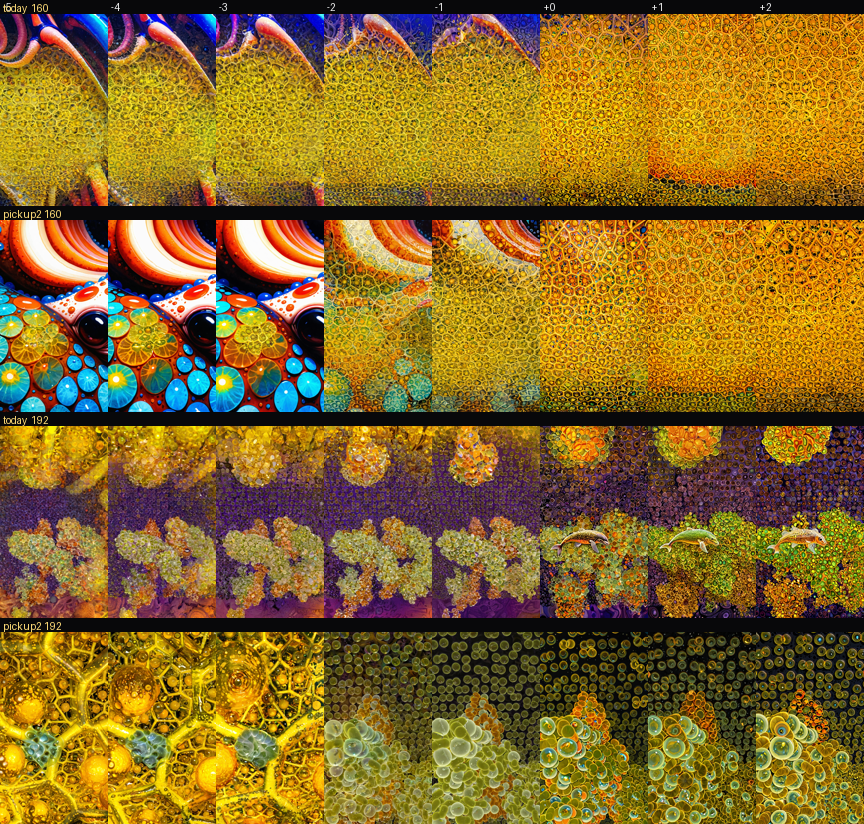
#> input picture scratchpad/orange/beat_frames_pickup2.png, 864 x 824 px
$ python -i stage_measure.py   (imports and definitions only)
#> lines starting #> are read from the running program, lines starting #| are printed output that depends on the picture
#!/usr/bin/env python3
"""STAGE LAB step 2 measurement: for a stage arm, per frame of the card — (a) structure
persistence = correlation between the RENDERED frame's edge map and the STAGE render's edge
map (saved every 4th frame in build/stage/), (b) hue census (orange/cool), (c) a strip:
baseline v1 / stage render / fed composite / rendered.  usage: stage_measure.py <journey> <arm_dir> <S> <E> <out.png>"""
import sys, json
from pathlib import Path
import numpy as np
from PIL import Image, ImageDraw, ImageFilter
sys.path.insert(0, '/mnt/c/Users/Phil/zoomer/scratchpad/orange'); from hue_curve import census
ROOT = Path('/mnt/c/Users/Phil/zoomer')
# [1 line that did not run here, left out]
base_v = sys.argv[6] if len(sys.argv) > 6 else 'v1'
# [1 line that did not run here, left out]
# [1 line that did not run here, left out]

def edges(p):
#> called with p = 'orange/beat_frames_pickup2.png'
    im = Image.open(p).convert('L').resize((144, 256)).filter(ImageFilter.FIND_EDGES)
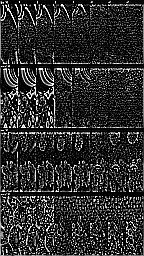
#> im: PIL image 144x256 L; min 0, max 255, mean 46.3
    a = np.asarray(im, np.float32); a = (a - a.mean()) / (a.std() + 1e-6); return a

rows = []
# [12 lines not run here, left out]
# [1 line that did not run here, left out]
# [1 line that did not run here, left out]
tw, th = 120, 214
# [1 line that did not run here, left out]
# [9 lines not run here, left out]

>>> result = edges('orange/beat_frames_pickup2.png')

$ run again, on scratchpad/orange/cutout_b_k6_plunge.png
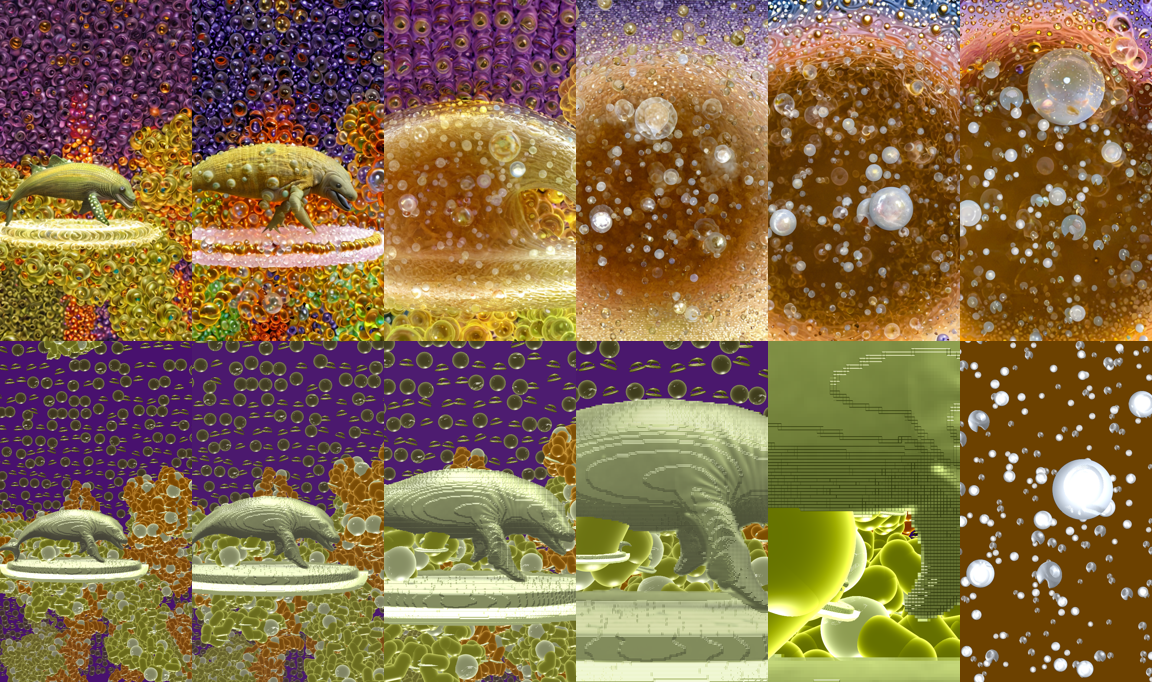
#> input picture scratchpad/orange/cutout_b_k6_plunge.png, 1152 x 682 px
#> sheet: PIL image 80x870 RGB; every value is 15
#> in edges, `im = Image.open(p).convert('L').resize((144, 256)).filter(ImageFilter...`:
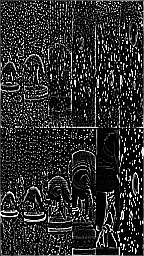
#> im: PIL image 144x256 L; min 0, max 255, mean 44.2

$ run again, on scratchpad/orange/cutout_b_k7.png
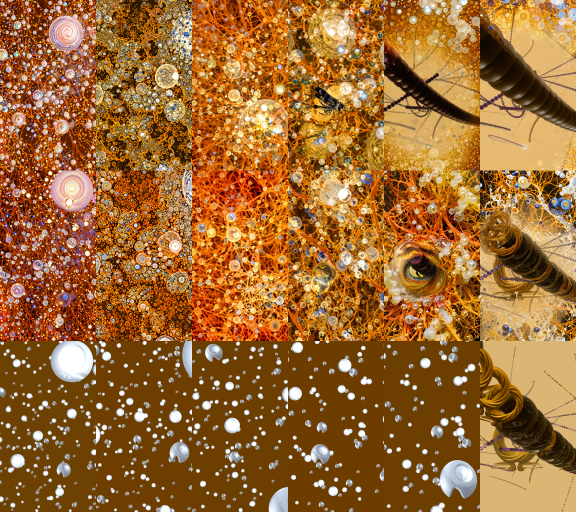
#> input picture scratchpad/orange/cutout_b_k7.png, 1152 x 1023 px (shown at 1/2 size)
#> sheet: PIL image 80x870 RGB; every value is 15
#> in edges, `im = Image.open(p).convert('L').resize((144, 256)).filter(ImageFilter...`:
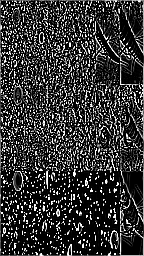
#> im: PIL image 144x256 L; min 0, max 255, mean 54.6

$ run again, on scratchpad/orange/cutout_b_k8.png
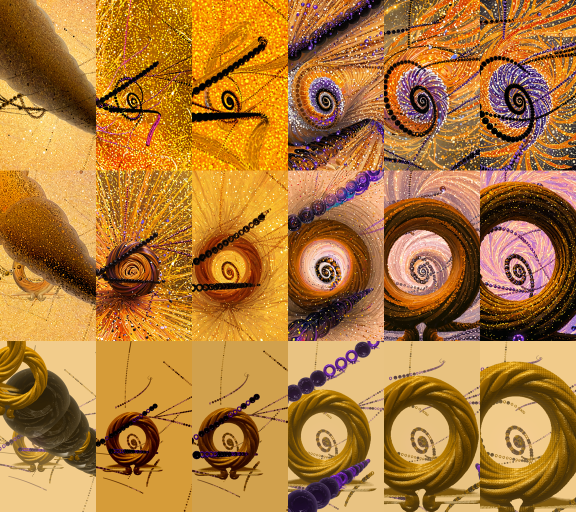
#> input picture scratchpad/orange/cutout_b_k8.png, 1152 x 1023 px (shown at 1/2 size)
#> sheet: PIL image 80x870 RGB; every value is 15
#> in edges, `im = Image.open(p).convert('L').resize((144, 256)).filter(ImageFilter...`:
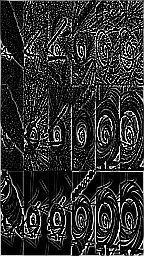
#> im: PIL image 144x256 L; min 0, max 255, mean 47.2
